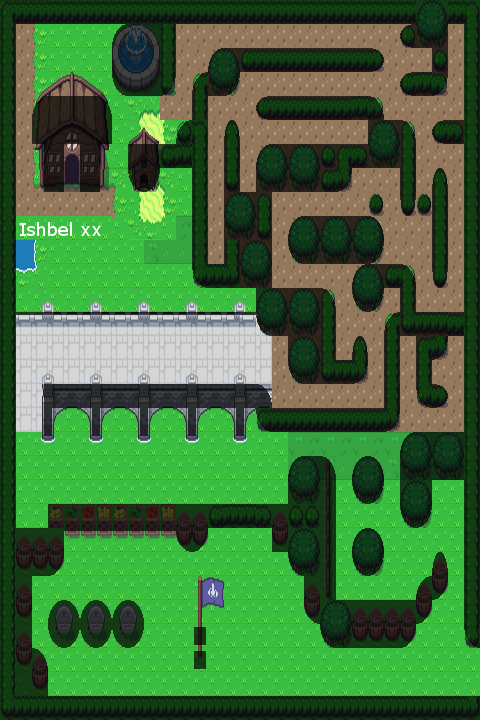

A level layout from a 2D game, rendered from its tile map. Below: a short description, then the map file with tile-grid data replaced by summaries:
An orthogonal 30x30 tile map with 16x24 px tiles, 3 tile layers (Tile Layer 1, Tile Layer 2, collision), 2 tilesets.

<map version="1.10" tiledversion="1.10.0" orientation="orthogonal" renderorder="right-down" width="30" height="30" tilewidth="16" tileheight="24" infinite="0" nextlayerid="4" nextobjectid="5">
 <properties>
  <property name="map-east" value="home2" />
 </properties>
 <tileset firstgid="1" source="home.tsx" />
 <tileset firstgid="1441" source="collisions.tsx" />
 <layer id="1" name="Tile Layer 1" width="30" height="30">
  <data>[900 cells, 900 non-empty, 53 distinct tile ids]</data>
 </layer>
 <layer id="2" name="Tile Layer 2" width="30" height="30">
  <data>[900 cells, 462 non-empty, 93 distinct tile ids]</data>
 </layer>
 <layer id="3" name="collision" width="30" height="30" opacity="0.7">
  <data>[900 cells, 450 non-empty, 16 distinct tile ids]</data>
 </layer>
</map>